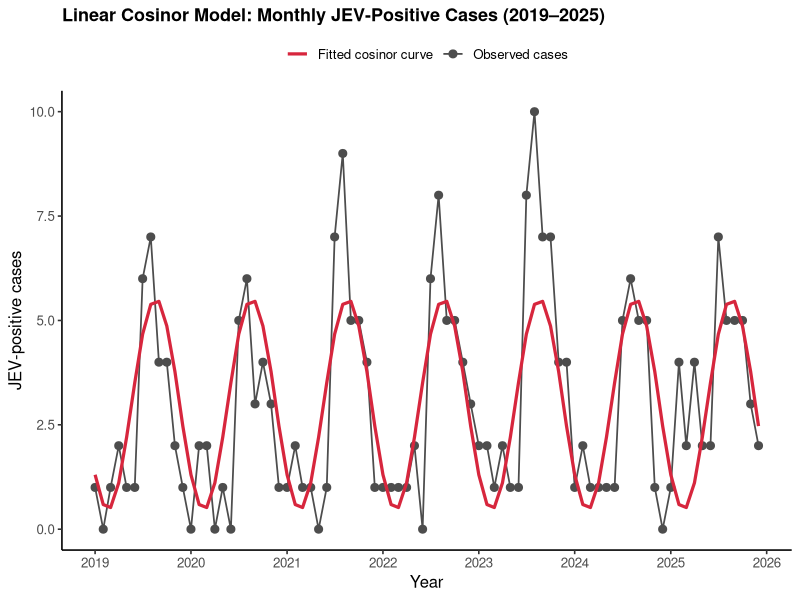
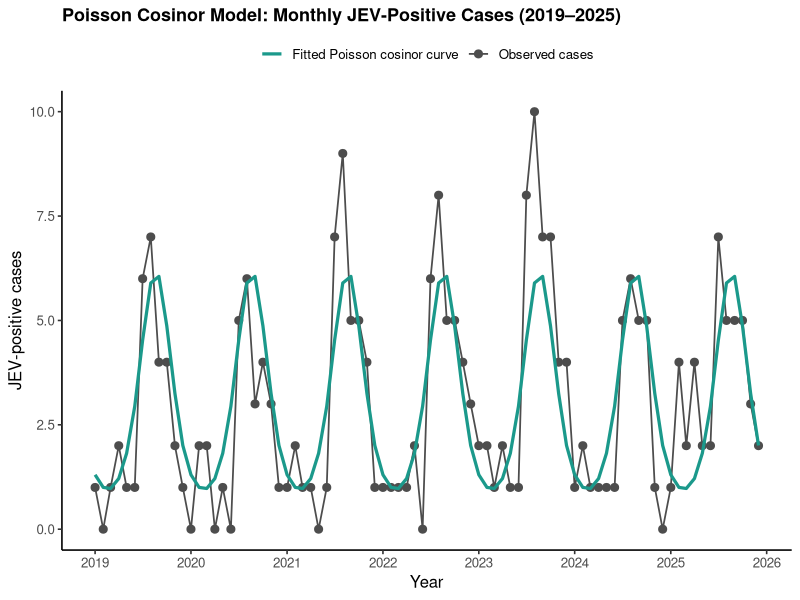
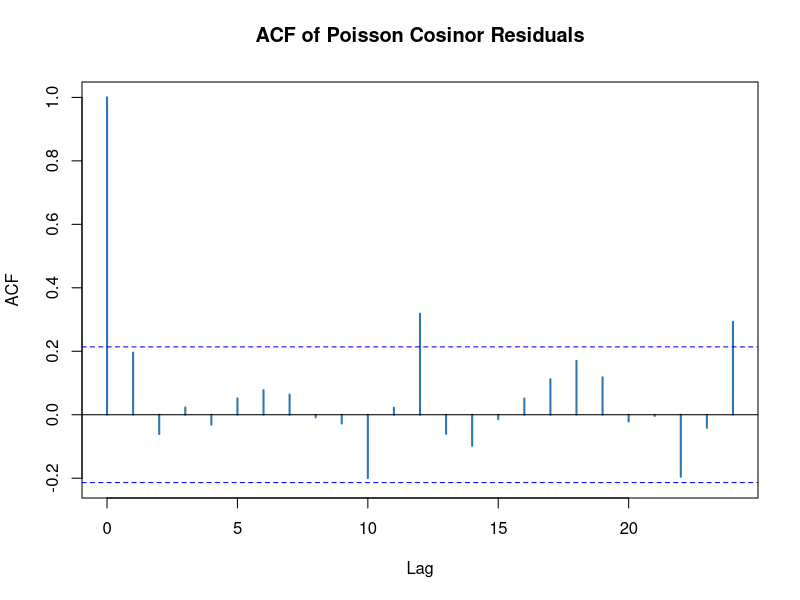
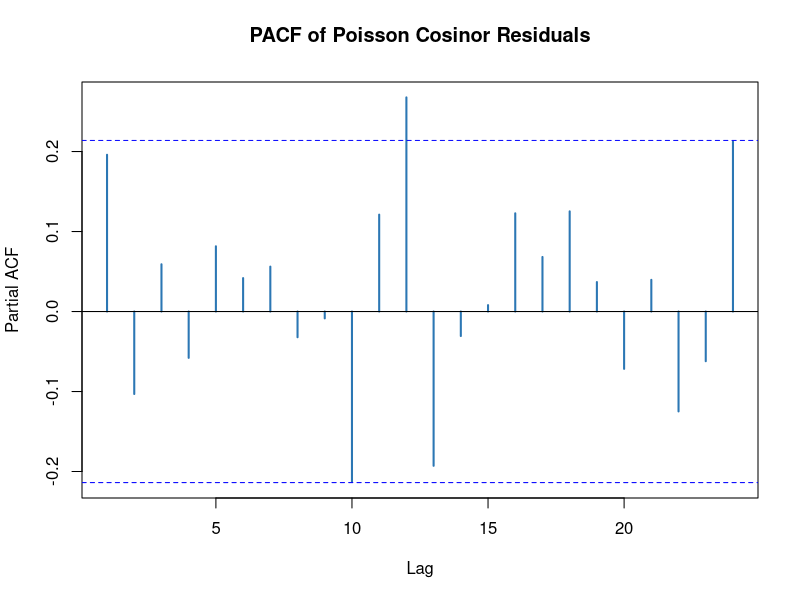
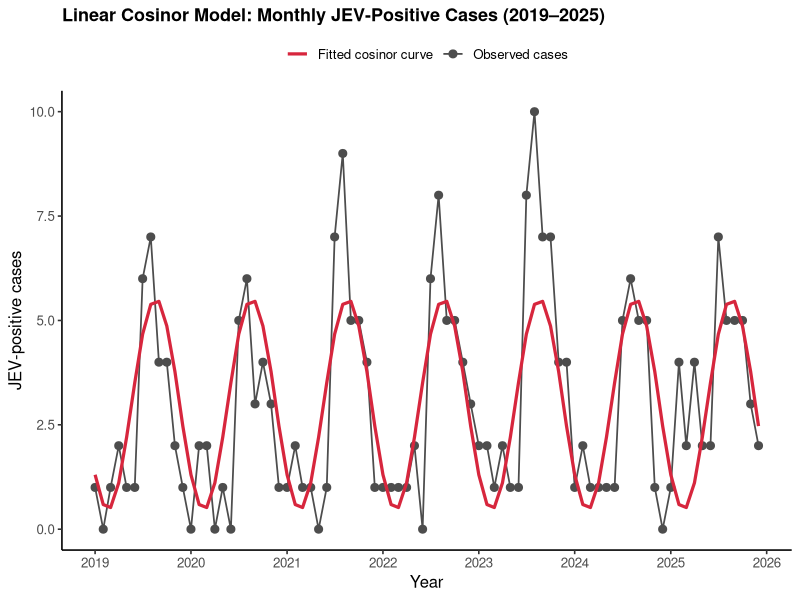
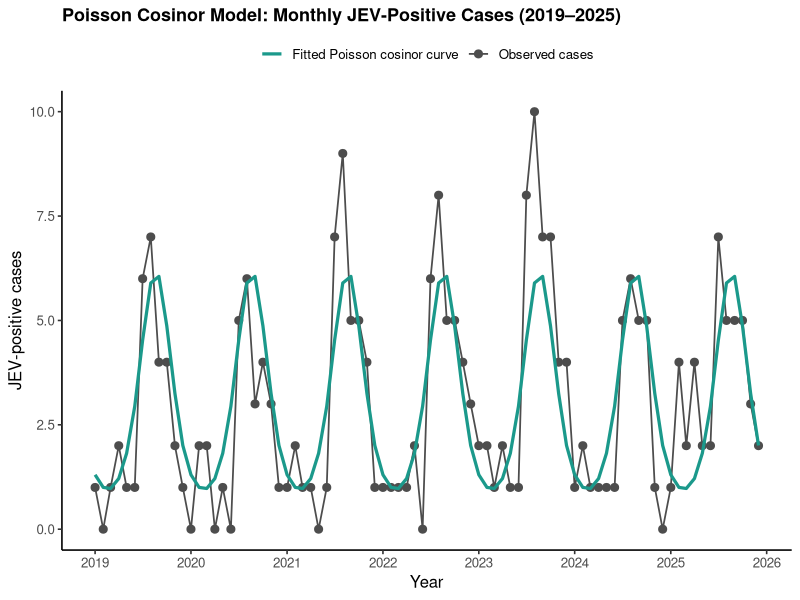

Here is the R script that generated these plots, in order:
# ============================================================
# R05_Cosinor_Seasonality_JEV.R
# ============================================================
# Title:
# Annual Cosinor Analysis of Monthly JEV-Positive Cases
#
# Study period:
# January 2019 – December 2025
#
# Periodicity:
# 12 months (annual seasonality)
#
# Outcome:
# Monthly number of JEV-positive cases
# ============================================================


# ============================================================
# 1. LOAD PACKAGES
# ============================================================

library(tidyverse)
library(broom)


# ============================================================
# 2. INPUT MONTHLY DATA
# ============================================================

monthly_data <- data.frame(
  
  Year = rep(2019:2025, each = 12),
  
  Month = rep(1:12, times = 7),
  
  Positive = c(
    
    # 2019
    1, 0, 1, 2, 1, 1, 6, 7, 4, 4, 2, 1,
    
    # 2020
    0, 2, 2, 0, 1, 0, 5, 6, 3, 4, 3, 1,
    
    # 2021
    1, 2, 1, 1, 0, 1, 7, 9, 5, 5, 4, 1,
    
    # 2022
    1, 1, 1, 1, 2, 0, 6, 8, 5, 5, 4, 3,
    
    # 2023
    2, 2, 1, 2, 1, 1, 8, 10, 7, 7, 4, 4,
    
    # 2024
    1, 2, 1, 1, 1, 1, 5, 6, 5, 5, 1, 0,
    
    # 2025
    1, 4, 2, 4, 2, 2, 7, 5, 5, 5, 3, 2
    
  )
)


# ============================================================
# 3. DATA VALIDATION
# ============================================================

monthly_data <- monthly_data %>%
  arrange(Year, Month)

n_months <- nrow(monthly_data)

total_positive <- sum(monthly_data$Positive)

cat("\nNumber of months:", n_months, "\n")
cat("Total JEV-positive cases:", total_positive, "\n")

stopifnot(n_months == 84)
stopifnot(total_positive == 251)

if (any(is.na(monthly_data$Year) | is.na(monthly_data$Month) | is.na(monthly_data$Positive))) {
  stop("Missing values detected in Year, Month, or Positive.")
}

stopifnot(all(monthly_data$Month %in% 1:12))


# ============================================================
# 4. CREATE TIME AND DATE VARIABLES
# ============================================================

monthly_data <- monthly_data %>%
  mutate(
    Time = row_number(),
    Month_name = factor(Month, levels = 1:12, labels = month.abb),
    Date = as.Date(paste(Year, Month, "01", sep = "-"))
  )


# ============================================================
# 5. CREATE 12-MONTH HARMONIC TERMS
# ============================================================

monthly_data <- monthly_data %>%
  mutate(
    Sin12 = sin(2 * pi * Time / 12),
    Cos12 = cos(2 * pi * Time / 12)
  )


# ============================================================
# 6. LINEAR COSINOR MODEL
# ============================================================

cosinor_model <- lm(Positive ~ Sin12 + Cos12, data = monthly_data)
print(summary(cosinor_model))


# ============================================================
# 7. TEST OVERALL COSINOR SEASONALITY
# ============================================================

cosinor_null <- lm(Positive ~ 1, data = monthly_data)
cosinor_anova <- anova(cosinor_null, cosinor_model)
print(cosinor_anova)

cosinor_p_value <- cosinor_anova$`Pr(>F)`[2]


# ============================================================
# 8. EXTRACT COSINOR COEFFICIENTS
# ============================================================

cosinor_coefficients <- tidy(cosinor_model, conf.int = TRUE)
print(cosinor_coefficients)


# ============================================================
# 9. CALCULATE MESOR
# ============================================================

Mesor <- coef(cosinor_model)["(Intercept)"]


# ============================================================
# 10. CALCULATE AMPLITUDE
# ============================================================

beta_sin <- coef(cosinor_model)["Sin12"]
beta_cos <- coef(cosinor_model)["Cos12"]

Amplitude <- sqrt(beta_sin^2 + beta_cos^2)


# ============================================================
# 11. CALCULATE ACROPHASE
# ============================================================

Acrophase_rad <- atan2(beta_sin, beta_cos)
Acrophase_deg <- (Acrophase_rad * 180 / pi)
Acrophase_deg <- (Acrophase_deg %% 360)


# ============================================================
# 12. ESTIMATE PEAK MONTH
# ============================================================

Peak_month_number <- (Acrophase_deg / 360) * 12
Peak_month_index <- (round(Peak_month_number) %% 12)

if (Peak_month_index == 0) {
  Peak_month_index <- 12
}

Peak_month_name <- month.abb[Peak_month_index]


# ============================================================
# 13. MODEL R-SQUARED
# ============================================================

R_squared <- summary(cosinor_model)$r.squared
Adjusted_R_squared <- summary(cosinor_model)$adj.r.squared


# ============================================================
# 14. PRINT COSINOR RESULTS
# ============================================================

cat("\n")
cat("============================================\n")
cat("LINEAR COSINOR RESULTS\n")
cat("============================================\n")
cat("Mesor:", round(Mesor, 3), "\n")
cat("Amplitude:", round(Amplitude, 3), "cases\n")
cat("Acrophase:", round(Acrophase_deg, 2), "degrees\n")
cat("Estimated peak month:", Peak_month_name, "\n")
cat("R-squared:", round(R_squared, 3), "\n")
cat("Adjusted R-squared:", round(Adjusted_R_squared, 3), "\n")
cat("Overall cosinor p-value:", format.pval(cosinor_p_value, digits = 4, eps = 0.001), "\n")


# ============================================================
# 15. PREDICTED VALUES FROM LINEAR COSINOR
# ============================================================

monthly_data <- monthly_data %>%
  mutate(Predicted_Cosinor = predict(cosinor_model, newdata = monthly_data))


# ============================================================
# 16. POISSON COSINOR MODEL
# ============================================================

poisson_cosinor <- glm(Positive ~ Sin12 + Cos12, family = poisson(link = "log"), data = monthly_data)
print(summary(poisson_cosinor))


# ============================================================
# 17. POISSON NULL MODEL
# ============================================================

poisson_null <- glm(Positive ~ 1, family = poisson(link = "log"), data = monthly_data)


# ============================================================
# 18. LIKELIHOOD-RATIO TEST FOR SEASONALITY
# ============================================================

poisson_LRT <- anova(poisson_null, poisson_cosinor, test = "Chisq")
print(poisson_LRT)

poisson_LR_chisq <- poisson_LRT$Deviance[2]
poisson_LR_df <- poisson_LRT$Df[2]
poisson_LR_p <- poisson_LRT$`Pr(>Chi)`[2]


# ============================================================
# 19. CHECK POISSON DISPERSION
# ============================================================

pearson_dispersion <- sum(residuals(poisson_cosinor, type = "pearson")^2) / poisson_cosinor$df.residual

cat("\n")
cat("Poisson dispersion:", round(pearson_dispersion, 3), "\n")


# ============================================================
# 20. POISSON MODEL COEFFICIENTS
# ============================================================

poisson_results <- tidy(poisson_cosinor, conf.int = TRUE, exponentiate = TRUE)
print(poisson_results)


# ============================================================
# 21. RESIDUAL AUTOCORRELATION
# ============================================================

poisson_residuals <- residuals(poisson_cosinor, type = "pearson")


# ============================================================
# 22. LJUNG–BOX TEST
# ============================================================

ljung_box <- Box.test(poisson_residuals, lag = 12, type = "Ljung-Box")
print(ljung_box)


# ============================================================
# 23. ACF (coloured)
# ============================================================

png("JEV_ACF_Residuals.png", width = 2000, height = 1400, res = 220)
acf(poisson_residuals, lag.max = 24, main = "ACF of Poisson Cosinor Residuals", col = "#2C77B4", lwd = 2)
dev.off()


# ============================================================
# 24. PACF (coloured)
# ============================================================

png("JEV_PACF_Residuals.png", width = 2000, height = 1400, res = 220)
pacf(poisson_residuals, lag.max = 24, main = "PACF of Poisson Cosinor Residuals", col = "#2C77B4", lwd = 2)
dev.off()


# ============================================================
# 25. POISSON PREDICTED VALUES
# ============================================================

monthly_data <- monthly_data %>%
  mutate(Predicted_Poisson = predict(poisson_cosinor, newdata = monthly_data, type = "response"))


# ============================================================
# 26. PUBLICATION-QUALITY COSINOR FIGURE (COLOURED)
# ============================================================

cosinor_plot <- ggplot(monthly_data, aes(x = Date)) +
  
  # Observed monthly cases
  geom_line(
    aes(y = Positive, color = "Observed cases"),
    linewidth = 0.6
  ) +
  geom_point(
    aes(y = Positive, color = "Observed cases"),
    size = 2.4
  ) +
  
  # Fitted cosinor curve
  geom_line(
    aes(y = Predicted_Cosinor, color = "Fitted cosinor curve"),
    linewidth = 1.1
  ) +
  
  scale_color_manual(
    name = NULL,
    values = c(
      "Observed cases" = "#4D4D4D",
      "Fitted cosinor curve" = "#D7263D"
    )
  ) +
  
  labs(
    x = "Year",
    y = "JEV-positive cases",
    title = "Linear Cosinor Model: Monthly JEV-Positive Cases (2019\u20132025)"
  ) +
  
  scale_x_date(
    date_breaks = "1 year",
    date_labels = "%Y"
  ) +
  
  theme_classic(base_size = 12) +
  
  theme(
    legend.position = "top",
    plot.title = element_text(face = "bold", size = 13),
    panel.grid.minor = element_blank()
  )

print(cosinor_plot)


# ============================================================
# 27. POISSON COSINOR FIGURE (COLOURED)
# ============================================================

poisson_plot <- ggplot(monthly_data, aes(x = Date)) +
  
  geom_line(
    aes(y = Positive, color = "Observed cases"),
    linewidth = 0.6
  ) +
  geom_point(
    aes(y = Positive, color = "Observed cases"),
    size = 2.4
  ) +
  
  geom_line(
    aes(y = Predicted_Poisson, color = "Fitted Poisson cosinor curve"),
    linewidth = 1.1
  ) +
  
  scale_color_manual(
    name = NULL,
    values = c(
      "Observed cases" = "#4D4D4D",
      "Fitted Poisson cosinor curve" = "#1B998B"
    )
  ) +
  
  labs(
    x = "Year",
    y = "JEV-positive cases",
    title = "Poisson Cosinor Model: Monthly JEV-Positive Cases (2019\u20132025)"
  ) +
  
  scale_x_date(
    date_breaks = "1 year",
    date_labels = "%Y"
  ) +
  
  theme_classic(base_size = 12) +
  
  theme(
    legend.position = "top",
    plot.title = element_text(face = "bold", size = 13),
    panel.grid.minor = element_blank()
  )

print(poisson_plot)


# ============================================================
# 28. FINAL SUMMARY TABLE
# ============================================================

cosinor_summary <- data.frame(
  
  Parameter = c(
    "Number of months",
    "Total JEV-positive cases",
    "Mesor",
    "Amplitude",
    "Acrophase",
    "Estimated peak month",
    "R-squared",
    "Adjusted R-squared",
    "Overall cosinor p-value",
    "Poisson LR chi-square",
    "Poisson LR degrees of freedom",
    "Poisson LR p-value",
    "Poisson dispersion",
    "Ljung-Box chi-square",
    "Ljung-Box degrees of freedom",
    "Ljung-Box p-value"
  ),
  
  Value = c(
    n_months,
    total_positive,
    round(Mesor, 3),
    round(Amplitude, 3),
    paste0(round(Acrophase_deg, 2), "\u00b0"),
    Peak_month_name,
    round(R_squared, 3),
    round(Adjusted_R_squared, 3),
    format.pval(cosinor_p_value, digits = 4, eps = 0.001),
    round(poisson_LR_chisq, 3),
    poisson_LR_df,
    format.pval(poisson_LR_p, digits = 4, eps = 0.001),
    round(pearson_dispersion, 3),
    round(as.numeric(ljung_box$statistic), 3),
    as.numeric(ljung_box$parameter),
    format.pval(ljung_box$p.value, digits = 4, eps = 0.001)
  )
)

print(cosinor_summary)


# ============================================================
# 29. SAVE RESULTS
# ============================================================

write.csv(cosinor_coefficients, "JEV_Cosinor_Coefficients.csv", row.names = FALSE)
write.csv(poisson_results, "JEV_Poisson_Cosinor_Results.csv", row.names = FALSE)
write.csv(cosinor_summary, "JEV_Cosinor_Summary.csv", row.names = FALSE)
write.csv(monthly_data, "JEV_Cosinor_Predicted_Values.csv", row.names = FALSE)


# ============================================================
# 30. SAVE FIGURES
# ============================================================

ggsave("JEV_Cosinor_Seasonality.png", plot = cosinor_plot, width = 10, height = 6, dpi = 600)
ggsave("JEV_Poisson_Cosinor_Seasonality.png", plot = poisson_plot, width = 10, height = 6, dpi = 600)


# ============================================================
# 31. FINAL CONSOLE SUMMARY
# ============================================================

cat("\n")
cat("============================================\n")
cat("FINAL JEV COSINOR ANALYSIS\n")
cat("============================================\n")
cat("Study period: January 2019 \u2013 December 2025\n")
cat("Months analyzed:", n_months, "\n")
cat("JEV-positive cases:", total_positive, "\n")
cat("Mesor:", round(Mesor, 3), "cases/month\n")
cat("Amplitude:", round(Amplitude, 3), "cases\n")
cat("Acrophase:", round(Acrophase_deg, 2), "degrees\n")
cat("Estimated fitted peak:", Peak_month_name, "\n")
cat("R-squared:", round(R_squared, 3), "\n")
cat("Overall cosinor p-value:", format.pval(cosinor_p_value, digits = 4, eps = 0.001), "\n")
cat("Poisson LR chi-square:", round(poisson_LR_chisq, 3), "\n")
cat("Poisson LR p-value:", format.pval(poisson_LR_p, digits = 4, eps = 0.001), "\n")
cat("Poisson dispersion:", round(pearson_dispersion, 3), "\n")
cat("Ljung-Box p-value:", format.pval(ljung_box$p.value, digits = 4, eps = 0.001), "\n")
cat("============================================\n")
